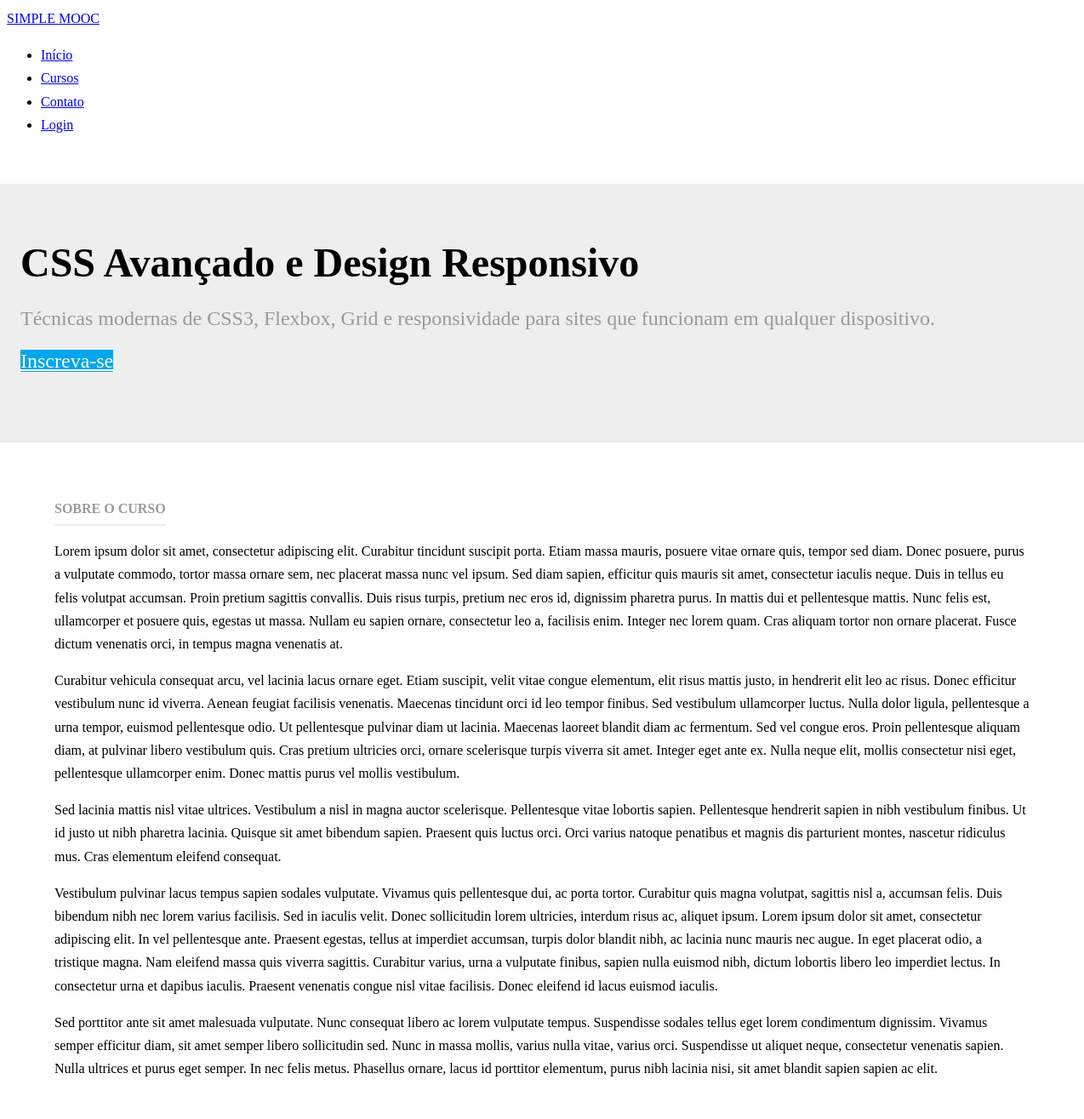
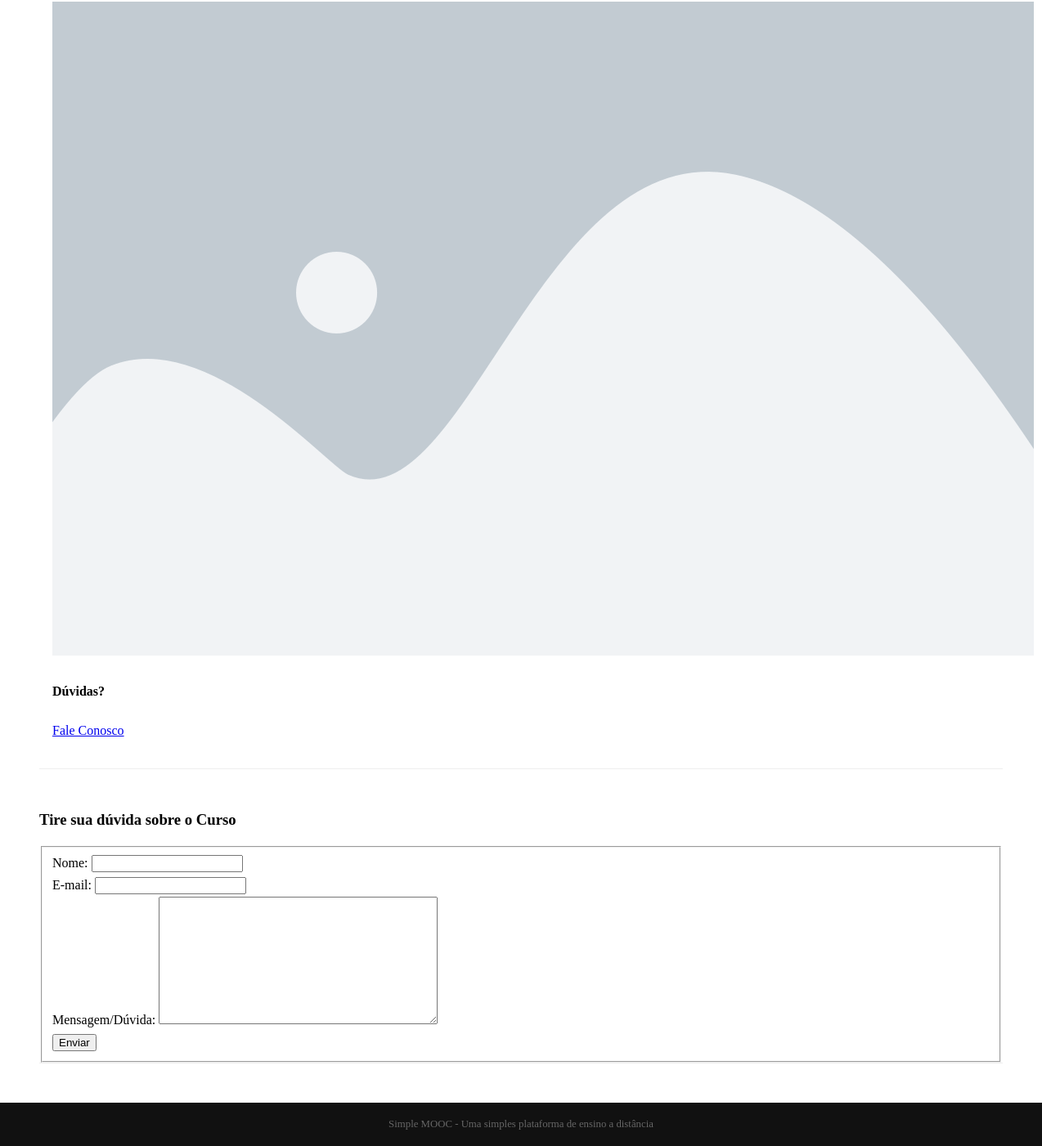
The app's page /cursos/intermediario-front-end/ with its own data (2 pictures, top to bottom).
### simplemooc/courses/models.py (models this page shows, shortened)
class Course(models.Model):
  name = models.CharField('Nome', max_length=100)
  slug = models.SlugField('Atalho')
  description = models.TextField('Descrição', blank=True)
  about = models.TextField('Sobre o Curso', blank=True)
  start_date = models.DateField('Data de início', null=True, blank=True)
  image = models.ImageField(upload_to='courses/images', verbose_name='Image', null=True, blank=True)
  created_at = models.DateTimeField('Criado em', auto_now_add=True)
  updated_at = models.DateTimeField('Atualizado em', auto_now=True)
  objects = CourseManager()
  def __str__(self):
    return self.name
  class Meta:
    verbose_name = 'Curso'
    verbose_name_plural = 'Cursos'
    ordering = ['name']

### simplemooc/courses/views.py (the view)
# urls.py: path('<slug:slug>/', views.details, name='details'),
def details(request, slug):
  course = get_object_or_404(Course, slug=slug)
  template_name = 'courses/details.html'
  context = {}
  if request.method == 'POST':
    form = ContactCourse(request.POST)
    if form.is_valid():
      context['is_valid'] = True
      form.send_mail(course)
      form = ContactCourse()
  else:
    form = ContactCourse()
  context['form'] = form
  context['course'] = course
  return render(request, template_name, context)

### simplemooc/courses/forms.py (shortened to what this page needs)
class ContactCourse(forms.Form):
  name = forms.CharField(label='Nome', max_length=100)
  email = forms.EmailField(label='E-mail')
  message = forms.CharField(label='Mensagem/Dúvida', widget=forms.Textarea)

### simplemooc/courses/templates/courses/details.html (shortened to what this page needs)
{% extends "base.html" %}
{% load static %}
{% block content %}
<div class="splash">
    <div class="pure-g-r">
        <div class="pure-u-1">
            <div class="l-box splash-text">
                <h1 class="splash-head">{{ course }}</h1>
                <h2 class="splash-subhead">{{ course.description }}</h2>
                <p>
                  <a href="#" class="pure-button primary-button">Inscreva-se</a>
                </p>
            </div>
        </div>
    </div>
</div>
<div class="pure-g-r content-ribbon">
    <div class="pure-u-2-3">
        <div class="l-box">
            <h4 class="content-subhead">Sobre o Curso</h4>
            {{ course.about|linebreaks }}
        </div>
    </div>
    <div class="pure-u-1-3">
        <div class="l-box">
            {% if course.image %}
            <img src="{{ course.image.url }}" alt="{{ course.name }}">
            {% else %}
            <img src="{% static 'img/placeholder-dafault.webp' %}" alt="{{ course.name }}">
            {% endif %}
            <h4>Dúvidas?</h4>
            <p>
                <a href="#contato" title="" class="pure-button">Fale Conosco</a>
            </p>
        </div>
    </div>
</div>
<div class="pure-g-r content-ribbon" id="contato">
    <div class="pure-u-1">
        <h3>Tire sua dúvida sobre o Curso</h3>
        <form action="#contato" class="pure-form pure-form-aligned" method="post">
            <fieldset>
                {% for field in form %}
                <div class="pure-control-group">
                    {{ field.label_tag }}
                    {{ field }}
                </div>
                {% endfor %}
                <div class="pure-controls">
                    <button type="submit" class="pure-button pure-button-primary">Enviar</button>
                </div>
            </fieldset>
        </form>
    </div>
</div>
{% endblock %}

### simplemooc/core/static/css/styles.css (style rules this page uses)
* { -webkit-box-sizing: border-box; -moz-box-sizing: border-box; box-sizing: border-box; }
body { margin: 0 auto; line-height: 1.7em; }
.l-box { padding: 1em; }
body .primary-button { background: #02a6eb; color: #fff; }
.splash { margin: 2em auto 0; padding: 3em 0.5em; background: #eee; }
.splash .splash-head { font-size: 300%; margin: 0em 0; line-height: 1.2em; }
.splash .splash-subhead { color: #999; font-weight: 300; line-height: 1.4em; }
.splash .primary-button { font-size: 150%; }
.content .content-subhead { color: #999; padding-bottom: 0.3em; text-transform: uppercase; margin: 0; border-bottom: 2px solid #eee; display: inline-block; }
.content .content-ribbon { margin: 3em; border-bottom: 1px solid #eee; }

### records on screen
Course: name "CSS Avançado e Design Responsivo", description "Técnicas modernas de CSS3, Flexbox, Grid e responsividade para sites que funcionam em qualquer dispositivo.", about "Lorem ipsum dolor sit amet, consectetur adipiscing elit. Curabitur tincidunt suscipit porta. Etiam massa mauris, posuere vitae ornare quis, tempor sed diam. Donec posuere, purus a vulputate commodo, tortor massa ornare sem, nec placerat massa nunc vel ipsum. Sed diam sapien, efficitur quis mauris sit amet, consectetur iaculis neque. Duis in tellus eu felis volutpat accumsan. Proin pretium sagittis convallis. Duis risus turpis, pretium nec eros id, dignissim pharetra purus. In mattis dui et pellentesque mattis. Nunc felis est, ullamcorper et posuere quis, egestas ut massa. Nullam eu sapien ornare, consectetur leo a, facilisis enim. Integer nec lorem quam. Cras aliquam tortor non ornare…", image (placeholder picture)

### other values on screen
{{ field.label_tag }} "Nome:" "E-mail:" "Mensagem/Dúvida:"
